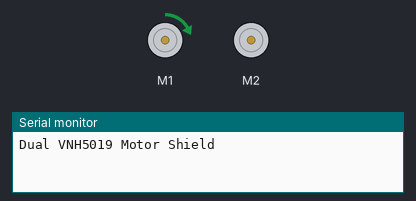
Bench run of a sketch on a simulated Arduino Uno, built with avr-gcc and run on an emulated ATmega328P. On the bench: 2 × DC motor (green arrow = forward, orange = backward, longer = faster), the last lines printed to the serial monitor.

Above: at 0.05 s.
At 1.15 s:
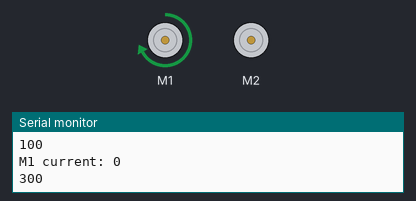
At 4.25 s:
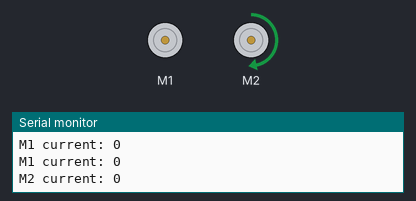
At 7.35 s:
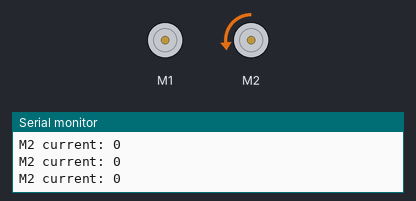
Timing chart, 0 to 9.8 s (numbered marks = the images above):
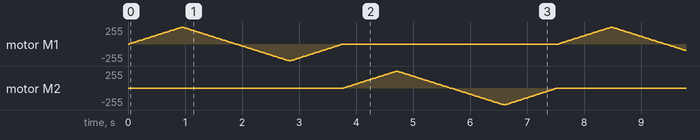

The sketch:

Demo.ino
```cpp
#include "DualVNH5019MotorShield.h"

DualVNH5019MotorShield md;

void stopIfFault()
{
  if (md.getM1Fault())
  {
    Serial.println("M1 fault");
    while(1);
  }
  if (md.getM2Fault())
  {
    Serial.println("M2 fault");
    while(1);
  }
}

void setup()
{
  Serial.begin(115200);
  Serial.println("Dual VNH5019 Motor Shield");
  md.init();
}

void loop()
{
  for (int i = 0; i <= 400; i++)
  {
    md.setM1Speed(i);
    stopIfFault();
    if (i%200 == 100)
    {
      Serial.print("M1 current: ");
      Serial.println(md.getM1CurrentMilliamps());
      Serial.println(i);
    }
    delay(2);
  }

  for (int i = 400; i >= -400; i--)
  {
    md.setM1Speed(i);
    stopIfFault();
    if (i%200 == 100)
    {
      Serial.print("M1 current: ");
      Serial.println(md.getM1CurrentMilliamps());
    }
    delay(2);
  }

  for (int i = -400; i <= 0; i++)
  {
    md.setM1Speed(i);
    stopIfFault();
    if (i%200 == 100)
    {
      Serial.print("M1 current: ");
      Serial.println(md.getM1CurrentMilliamps());
    }
    delay(2);
  }

  for (int i = 0; i <= 400; i++)
  {
    md.setM2Speed(i);
    stopIfFault();
    if (i%200 == 100)
    {
      Serial.print("M2 current: ");
      Serial.println(md.getM2CurrentMilliamps());
    }
    delay(2);
  }

  for (int i = 400; i >= -400; i--)
  {
    md.setM2Speed(i);
    stopIfFault();
    if (i%200 == 100)
    {
      Serial.print("M2 current: ");
      Serial.println(md.getM2CurrentMilliamps());
    }
    delay(2);
  }

  for (int i = -400; i <= 0; i++)
  {
    md.setM2Speed(i);
    stopIfFault();
    if (i%200 == 100)
    {
      Serial.print("M2 current: ");
      Serial.println(md.getM2CurrentMilliamps());
    }
    delay(2);
  }
}
```
